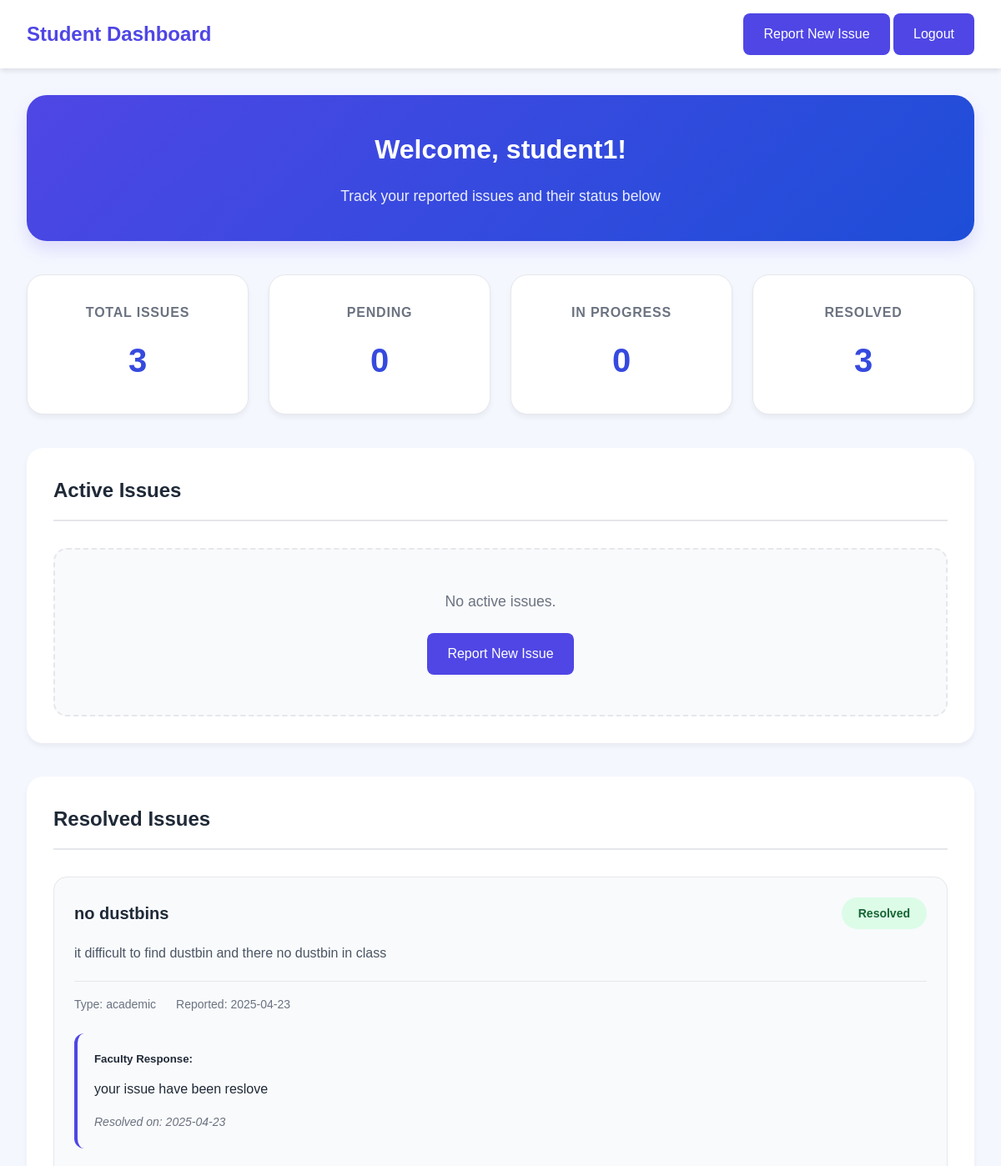
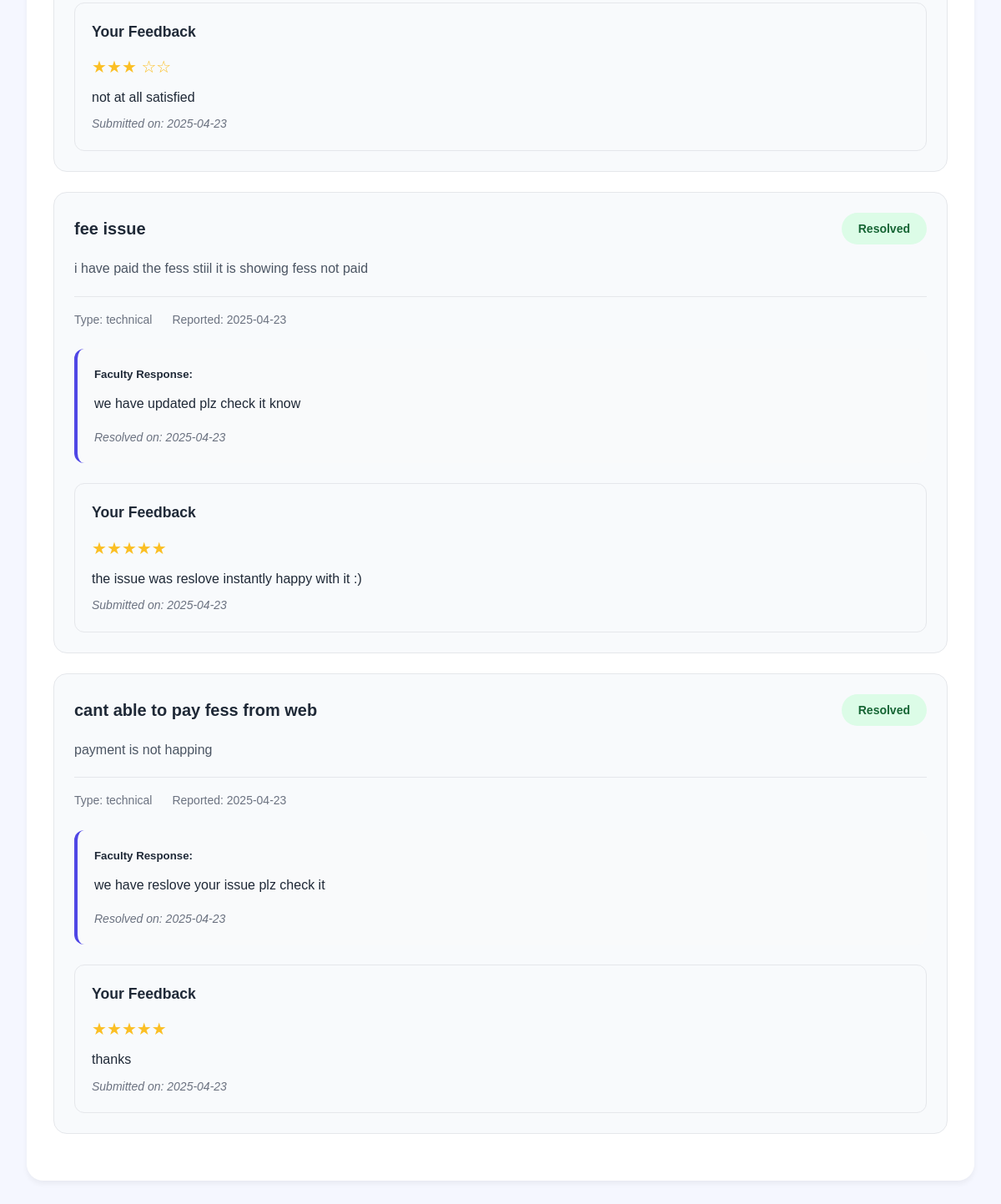
The page /dashboard (signed in) on the database its author committed (2 pictures, top to bottom).
### app.py (models this page shows)
class User(UserMixin, db.Model):
    id = db.Column(db.Integer, primary_key=True)
    username = db.Column(db.String(80), unique=True, nullable=False)
    password = db.Column(db.String(120), nullable=False)
    role = db.Column(db.String(20), nullable=False)  # student, faculty, admin
    issues = db.relationship('Issue', backref='author', lazy=True)

class Issue(db.Model):
    id = db.Column(db.Integer, primary_key=True)
    title = db.Column(db.String(100), nullable=False)
    description = db.Column(db.Text, nullable=False)
    type = db.Column(db.String(20), nullable=False)  # technical, academic, facility
    status = db.Column(db.String(20), default='pending')  # pending, in_progress, resolved
    faculty_response = db.Column(db.Text)
    resolution_date = db.Column(db.DateTime)
    created_at = db.Column(db.DateTime, default=datetime.utcnow)
    user_id = db.Column(db.Integer, db.ForeignKey('user.id'), nullable=False)
    feedback = db.relationship('Feedback', backref='issue', lazy=True, uselist=False)

class Feedback(db.Model):
    id = db.Column(db.Integer, primary_key=True)
    rating = db.Column(db.Integer, nullable=False)  # 1-5 rating
    comment = db.Column(db.Text, nullable=False)
    submitted_at = db.Column(db.DateTime, default=datetime.utcnow)
    issue_id = db.Column(db.Integer, db.ForeignKey('issue.id'), nullable=False, unique=True)

### app.py (the view)
@app.route('/dashboard')
@login_required
def dashboard():
    if current_user.role == 'student':
        issues = Issue.query.filter_by(user_id=current_user.id).all()
        return render_template('student_dashboard.html', issues=issues)
    elif current_user.role == 'faculty':
        issues = Issue.query.filter(Issue.status.in_(['pending', 'in_progress'])).all()
        return render_template('faculty_dashboard.html', issues=issues)
    else:  # admin
        issues = Issue.query.all()
        return render_template('admin_dashboard.html', issues=issues)

### app.py (called while the page is built)
@login_manager.user_loader
def load_user(user_id):
    return User.query.get(int(user_id))

### templates/student_dashboard.html (shortened to what this page needs)
<!DOCTYPE html>
<html lang="en">
<head>
    <link rel="stylesheet" href="{{ url_for('static', filename='style.css') }}">
</head>
<body>
    <header>
        <div class="container">
            <h2>Student Dashboard</h2>
            <nav>
                <a href="{{ url_for('report_issue') }}" class="btn">Report New Issue</a>
                <a href="{{ url_for('logout') }}" class="btn">Logout</a>
            </nav>
        </div>
    </header>
    <div class="container dashboard-container">
        <div class="welcome-banner">
            <h3>Welcome, {{ current_user.username }}!</h3>
            <p>Track your reported issues and their status below</p>
        </div>
        <div class="admin-stats">
            <div class="stat-card">
                <h4>Total Issues</h4>
                <p>{{ issues|length }}</p>
            </div>
            <div class="stat-card">
                <h4>Pending</h4>
                <p>{{ issues|selectattr('status', 'equalto', 'pending')|list|length }}</p>
            </div>
            <div class="stat-card">
                <h4>In Progress</h4>
                <p>{{ issues|selectattr('status', 'equalto', 'in_progress')|list|length }}</p>
            </div>
            <div class="stat-card">
                <h4>Resolved</h4>
                <p>{{ issues|selectattr('status', 'equalto', 'resolved')|list|length }}</p>
            </div>
        </div>
        <div class="admin-sections">
            <div class="issues-list">
                <h3>Active Issues</h3>
                {% set active_issues = issues|selectattr('status', 'in', ['pending', 'in_progress'])|list %}
                {% if active_issues %}
                    {% for issue in active_issues %}
                        <div class="issue-card">
                            <div class="issue-header">
                                <h4>{{ issue.title }}</h4>
                                <span class="status-badge {{ issue.status }}">{{ issue.status }}</span>
                            </div>
                            <p class="issue-description">{{ issue.description }}</p>
                            <div class="issue-meta">
                                <span>Type: {{ issue.type }}</span>
                                <span>Reported: {{ issue.created_at.strftime('%Y-%m-%d') }}</span>
                            </div>
                            {% if issue.faculty_response %}
                                <div class="faculty-response">
                                    <h5>Faculty Response:</h5>
                                    <p>{{ issue.faculty_response }}</p>
                                </div>
                            {% endif %}
                        </div>
                    {% endfor %}
                {% else %}
                    <div class="empty-state">
                        <p>No active issues.</p>
                        <a href="{{ url_for('report_issue') }}" class="btn">Report New Issue</a>
                    </div>
                {% endif %}
            </div>
            <div class="issues-list">
                <h3>Resolved Issues</h3>
                {% set resolved_issues = issues|selectattr('status', 'equalto', 'resolved')|list %}
                {% if resolved_issues %}
                    {% for issue in resolved_issues %}
                        <div class="issue-card">
                            <div class="issue-header">
                                <h4>{{ issue.title }}</h4>
                                <span class="status-badge resolved">Resolved</span>
                            </div>
                            <p class="issue-description">{{ issue.description }}</p>
                            <div class="issue-meta">
                                <span>Type: {{ issue.type }}</span>
                                <span>Reported: {{ issue.created_at.strftime('%Y-%m-%d') }}</span>
                            </div>
                            <div class="faculty-response">
                                <h5>Faculty Response:</h5>
                                <p>{{ issue.faculty_response }}</p>
                                <span class="resolution-date">Resolved on: {{ issue.resolution_date.strftime('%Y-%m-%d') }}</span>
                            </div>
                            {% if not issue.feedback %}
                                <div class="feedback-section">
                                    <h5>Provide Feedback</h5>
                                    <form method="POST" action="{{ url_for('submit_feedback', issue_id=issue.id) }}" class="feedback-form">
                                        <div class="form-group">
                                            <label>Rating</label>
                                            <div class="rating-input">
                                                {% for i in range(5, 0, -1) %}
                                                <input type="radio" id="star{{ i }}_{{ issue.id }}" name="rating" value="{{ i }}" required>
                                                <label for="star{{ i }}_{{ issue.id }}" title="{{ i }} stars">★</label>
                                                {% endfor %}
                                            </div>
                                        </div>
                                        <div class="form-group">
                                            <label for="comment_{{ issue.id }}">Comment</label>
                                            <textarea
                                                id="comment_{{ issue.id }}"
                                                name="comment"
                                                class="form-input"
                                                required
                                                placeholder="Share your experience with the issue resolution"
                                            ></textarea>
                                        </div>
                                        <button type="submit" class="btn btn-primary">Submit Feedback</button>
                                    </form>
                                </div>
                            {% else %}
                                <div class="feedback-submitted">
                                    <h5>Your Feedback</h5>
                                    <div class="rating-display">
                                        {% for i in range(issue.feedback.rating) %}★{% endfor %}
                                        {% for i in range(5 - issue.feedback.rating) %}☆{% endfor %}
                                    </div>
                                    <p>{{ issue.feedback.comment }}</p>
                                    <span class="feedback-date">Submitted on: {{ issue.feedback.submitted_at.strftime('%Y-%m-%d') }}</span>
                                </div>
                            {% endif %}
                        </div>
                    {% endfor %}
                {% else %}
                    <div class="empty-state">
                        <p>No resolved issues.</p>
                    </div>
                {% endif %}
            </div>
        </div>
    </div>
</body>
</html>

### static/style.css (style rules this page uses)
* { margin: 0; padding: 0; box-sizing: border-box; }
:root { --primary-color: #4f46e5; --primary-dark: #4338ca; --secondary-color: #1d4ed8; --background-color: #f5f7ff; --text-color: #1f2937; --border-color: #e5e7eb; --success-color: #059669; --pending-color: #d97706; --error-color: #dc2626; }
body { font-family: 'Poppins', sans-serif; line-height: 1.6; background-color: var(--background-color); color: var(--text-color); min-height: 100vh; }
.container { max-width: 1200px; margin: 0 auto; padding: 2rem; }
.btn { display: inline-block; padding: 0.75rem 1.5rem; background-color: var(--primary-color); color: white; text-decoration: none; border-radius: 0.5rem; border: none; cursor: pointer; font-weight: 500; transition: all 0.3s ease; }
header { background-color: white; padding: 1rem 0; box-shadow: 0 4px 6px -1px rgba(0, 0, 0, 0.1); position: relative; z-index: 10; }
header .container { display: flex; justify-content: space-between; align-items: center; padding-top: 0; padding-bottom: 0; }
header h2 { font-weight: 600; color: var(--primary-color); }
.dashboard-container { padding: 2rem; max-width: 1400px; margin: 0 auto; }
.welcome-banner { background: linear-gradient(135deg, var(--primary-color), var(--secondary-color)); color: white; padding: 2.5rem; border-radius: 1.5rem; margin-bottom: 2.5rem; box-shadow: 0 10px 20px rgba(79, 70, 229, 0.15); text-align: center; }
.welcome-banner h3 { font-size: 2rem; margin-bottom: 1rem; font-weight: 600; }
.welcome-banner p { font-size: 1.1rem; opacity: 0.9; max-width: 600px; margin: 0 auto; }
.admin-stats { display: grid; grid-template-columns: repeat(auto-fit, minmax(240px, 1fr)); gap: 1.5rem; margin-bottom: 2.5rem; }
.stat-card { background: white; padding: 2rem; border-radius: 1.25rem; text-align: center; box-shadow: 0 4px 6px rgba(0, 0, 0, 0.05); transition: transform 0.3s ease, box-shadow 0.3s ease; border: 1px solid var(--border-color); }
.stat-card h4 { color: #6b7280; font-size: 1rem; margin-bottom: 0.75rem; text-transform: uppercase; letter-spacing: 0.05em; }
.stat-card p { color: var(--text-color); font-size: 2.5rem; font-weight: 700; background: linear-gradient(to right, var(--primary-color), var(--secondary-color)); -webkit-background-clip: text; -webkit-text-fill-color: transparent; }
.admin-sections { display: grid; gap: 2.5rem; }
.issues-list { background: white; border-radius: 1.25rem; padding: 2rem; box-shadow: 0 4px 6px rgba(0, 0, 0, 0.05); }
.issues-list h3 { font-size: 1.5rem; color: var(--text-color); margin-bottom: 2rem; padding-bottom: 1rem; border-bottom: 2px solid var(--border-color); font-weight: 600; }
.issue-card { background: #f8fafc; border-radius: 1rem; padding: 1.5rem; margin-bottom: 1.5rem; border: 1px solid var(--border-color); transition: all 0.3s ease; }
.issue-header { display: flex; justify-content: space-between; align-items: center; margin-bottom: 1rem; }
.issue-header h4 { font-size: 1.25rem; color: var(--text-color); font-weight: 600; }
.status-badge { padding: 0.5rem 1.25rem; border-radius: 2rem; font-size: 0.875rem; font-weight: 600; text-transform: capitalize; }
.status-badge.resolved { background: #dcfce7; color: #166534; }
.issue-description { color: #4b5563; margin-bottom: 1.25rem; line-height: 1.6; }
.issue-meta { display: flex; gap: 1.5rem; font-size: 0.875rem; color: #6b7280; flex-wrap: wrap; padding-top: 1rem; border-top: 1px solid var(--border-color); }
.issue-meta span { display: flex; align-items: center; gap: 0.5rem; }
.faculty-response { margin-top: 1.5rem; padding: 1.25rem; background: #f9fafb; border-radius: 0.75rem; border-left: 4px solid var(--primary-color); }
.faculty-response h5 { color: var(--text-color); margin-bottom: 0.75rem; font-weight: 600; }
.resolution-date { display: block; margin-top: 1rem; font-size: 0.875rem; color: #6b7280; font-style: italic; }
.empty-state { text-align: center; padding: 3rem 2rem; color: #6b7280; background: #f9fafb; border-radius: 1rem; border: 2px dashed var(--border-color); }
.empty-state p { margin-bottom: 1.5rem; font-size: 1.1rem; }
.rating-display { color: #fbbf24; font-size: 1.25rem; margin-bottom: 0.5rem; }
.feedback-submitted { margin-top: 1.5rem; padding: 1.25rem; background: #f8fafc; border-radius: 0.75rem; border: 1px solid var(--border-color); }
.feedback-submitted h5 { color: var(--text-color); font-size: 1.1rem; margin-bottom: 0.75rem; font-weight: 600; }
.feedback-date { display: block; font-size: 0.875rem; color: #6b7280; margin-top: 0.5rem; font-style: italic; }

### rows shown on the page
User: username "student1"
Issue: title "no dustbins", description "it difficult to find dustbin and there no dustbin in class", type "academic", created_at "2025-04-23", faculty_response "your issue have been reslove", resolution_date "2025-04-23", feedback.comment "not at all satisfied", feedback.submitted_at "2025-04-23"
Issue: title "fee issue", description "i have paid the fess stiil it is showing fess not paid", type "technical", created_at "2025-04-23", faculty_response "we have updated plz check it know", resolution_date "2025-04-23", feedback.comment "the issue was reslove instantly happy with it :)", feedback.submitted_at "2025-04-23"
Issue: title "cant able to pay fess from web", description "payment is not happing", type "technical", created_at "2025-04-23", faculty_response "we have reslove your issue plz check it", resolution_date "2025-04-23", feedback.comment "thanks", feedback.submitted_at "2025-04-23"

### other values the page prints
{{ issues|length }} "3"
{{ issues|selectattr('status', 'equalto', 'pending')|list|length }} "0"
{{ issues|selectattr('status', 'equalto', 'in_progress')|list|length }} "0"
{{ issues|selectattr('status', 'equalto', 'resolved')|list|length }} "3"
